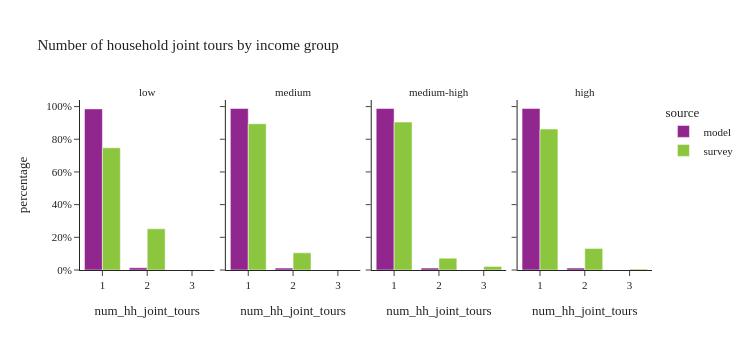

The notebook cell this image was saved under:
### Code cell
plot_joint_tour_segment(joint_hh_data, 'income_group', "Number of household joint tours by income group")

### Figure 1 — Plotly figure (JSON) as saved in the notebook; plotly's stock layout.template omitted (floating-point values rounded to 4 significant figures)
{"data": [{"alignmentgroup": "True", "customdata": [[15102], [216]], "hovertemplate": "source=model<br>income_group=low<br>num_hh_joint_tours=%{x}<br>percentage=%{y}<br>sample_size=%{customdata[0]}<extra></extra>", "legendgroup": "model", "marker": {"color": "#91268F", "pattern": {"shape": ""}}, "name": "model", "offsetgroup": "model", "orientation": "v", "showlegend": true, "textposition": "auto", "type": "bar", "x": [1.0, 2.0], "xaxis": "x", "y": [0.9859, 0.0141], "yaxis": "y"}, {"alignmentgroup": "True", "customdata": [[23598], [281]], "hovertemplate": "source=model<br>income_group=medium<br>num_hh_joint_tours=%{x}<br>percentage=%{y}<br>sample_size=%{customdata[0]}<extra></extra>", "legendgroup": "model", "marker": {"color": "#91268F", "pattern": {"shape": ""}}, "name": "model", "offsetgroup": "model", "orientation": "v", "showlegend": false, "textposition": "auto", "type": "bar", "x": [1.0, 2.0], "xaxis": "x2", "y": [0.9882, 0.01177], "yaxis": "y2"}, {"alignmentgroup": "True", "customdata": [[29275], [348]], "hovertemplate": "source=model<br>income_group=medium-high<br>num_hh_joint_tours=%{x}<br>percentage=%{y}<br>sample_size=%{customdata[0]}<extra></extra>", "legendgroup": "model", "marker": {"color": "#91268F", "pattern": {"shape": ""}}, "name": "model", "offsetgroup": "model", "orientation": "v", "showlegend": false, "textposition": "auto", "type": "bar", "x": [1.0, 2.0], "xaxis": "x3", "y": [0.9883, 0.01175], "yaxis": "y3"}, {"alignmentgroup": "True", "customdata": [[32898], [396]], "hovertemplate": "source=model<br>income_group=high<br>num_hh_joint_tours=%{x}<br>percentage=%{y}<br>sample_size=%{customdata[0]}<extra></extra>", "legendgroup": "model", "marker": {"color": "#91268F", "pattern": {"shape": ""}}, "name": "model", "offsetgroup": "model", "orientation": "v", "showlegend": false, "textposition": "auto", "type": "bar", "x": [1.0, 2.0], "xaxis": "x4", "y": [0.9881, 0.01189], "yaxis": "y4"}, {"alignmentgroup": "True", "customdata": [[36], [8]], "hovertemplate": "source=survey<br>income_group=low<br>num_hh_joint_tours=%{x}<br>percentage=%{y}<br>sample_size=%{customdata[0]}<extra></extra>", "legendgroup": "survey", "marker": {"color": "#8CC63E", "pattern": {"shape": ""}}, "name": "survey", "offsetgroup": "survey", "orientation": "v", "showlegend": true, "textposition": "auto", "type": "bar", "x": [1.0, 2.0], "xaxis": "x", "y": [0.7479, 0.2521], "yaxis": "y"}, {"alignmentgroup": "True", "customdata": [[80], [12]], "hovertemplate": "source=survey<br>income_group=medium<br>num_hh_joint_tours=%{x}<br>percentage=%{y}<br>sample_size=%{customdata[0]}<extra></extra>", "legendgroup": "survey", "marker": {"color": "#8CC63E", "pattern": {"shape": ""}}, "name": "survey", "offsetgroup": "survey", "orientation": "v", "showlegend": false, "textposition": "auto", "type": "bar", "x": [1.0, 2.0], "xaxis": "x2", "y": [0.8952, 0.1048], "yaxis": "y2"}, {"alignmentgroup": "True", "customdata": [[129], [20], [4]], "hovertemplate": "source=survey<br>income_group=medium-high<br>num_hh_joint_tours=%{x}<br>percentage=%{y}<br>sample_size=%{customdata[0]}<extra></extra>", "legendgroup": "survey", "marker": {"color": "#8CC63E", "pattern": {"shape": ""}}, "name": "survey", "offsetgroup": "survey", "orientation": "v", "showlegend": false, "textposition": "auto", "type": "bar", "x": [1.0, 2.0, 3.0], "xaxis": "x3", "y": [0.9053, 0.07257, 0.02214], "yaxis": "y3"}, {"alignmentgroup": "True", "customdata": [[82], [13], [1]], "hovertemplate": "source=survey<br>income_group=high<br>num_hh_joint_tours=%{x}<br>percentage=%{y}<br>sample_size=%{customdata[0]}<extra></extra>", "legendgroup": "survey", "marker": {"color": "#8CC63E", "pattern": {"shape": ""}}, "name": "survey", "offsetgroup": "survey", "orientation": "v", "showlegend": false, "textposition": "auto", "type": "bar", "x": [1.0, 2.0, 3.0], "xaxis": "x4", "y": [0.8625, 0.1321, 0.005468], "yaxis": "y4"}], "layout": {"annotations": [{"font": {}, "showarrow": false, "text": "low", "x": 0.1175, "xanchor": "center", "xref": "paper", "y": 1.0, "yanchor": "bottom", "yref": "paper"}, {"font": {}, "showarrow": false, "text": "medium", "x": 0.3725, "xanchor": "center", "xref": "paper", "y": 1.0, "yanchor": "bottom", "yref": "paper"}, {"font": {}, "showarrow": false, "text": "medium-high", "x": 0.6275, "xanchor": "center", "xref": "paper", "y": 1.0, "yanchor": "bottom", "yref": "paper"}, {"font": {}, "showarrow": false, "text": "high", "x": 0.8825, "xanchor": "center", "xref": "paper", "y": 1.0, "yanchor": "bottom", "yref": "paper"}], "barmode": "group", "height": 350, "legend": {"title": {"text": "source"}, "tracegroupgap": 0}, "title": {"text": "Number of household joint tours by income group"}, "width": 750, "xaxis": {"anchor": "y", "domain": [0.0, 0.235], "title": {"text": "num_hh_joint_tours"}}, "xaxis2": {"anchor": "y2", "domain": [0.255, 0.49], "matches": "x", "title": {"text": "num_hh_joint_tours"}}, "xaxis3": {"anchor": "y3", "domain": [0.51, 0.745], "matches": "x", "title": {"text": "num_hh_joint_tours"}}, "xaxis4": {"anchor": "y4", "domain": [0.765, 1.0], "matches": "x", "title": {"text": "num_hh_joint_tours"}}, "yaxis": {"anchor": "x", "domain": [0.0, 1.0], "tickformat": ".0%", "title": {"text": "percentage"}}, "yaxis2": {"anchor": "x2", "domain": [0.0, 1.0], "matches": "y", "showticklabels": false, "tickformat": ".0%"}, "yaxis3": {"anchor": "x3", "domain": [0.0, 1.0], "matches": "y", "showticklabels": false, "tickformat": ".0%"}, "yaxis4": {"anchor": "x4", "domain": [0.0, 1.0], "matches": "y", "showticklabels": false, "tickformat": ".0%"}}}
